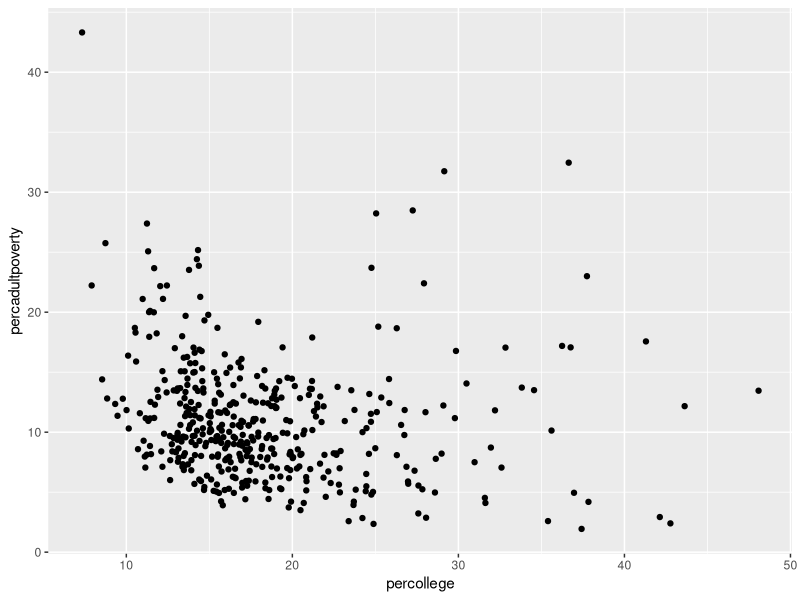
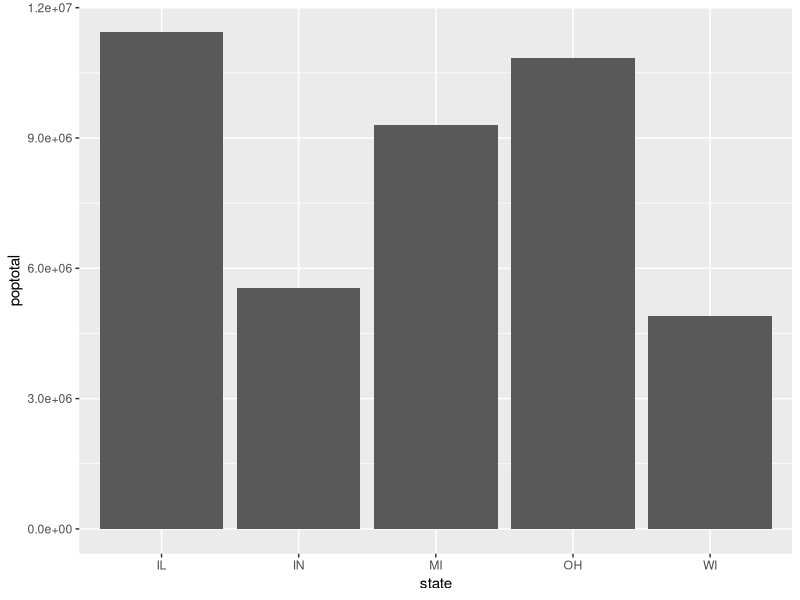
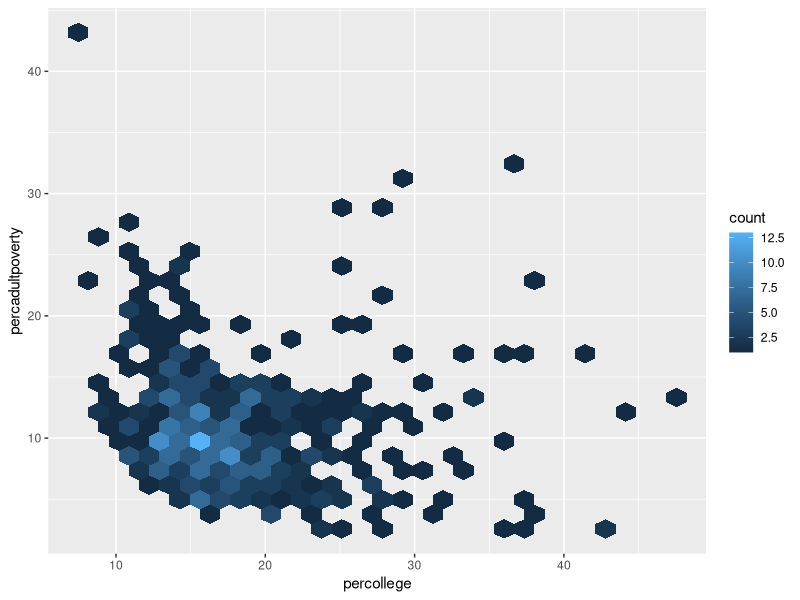
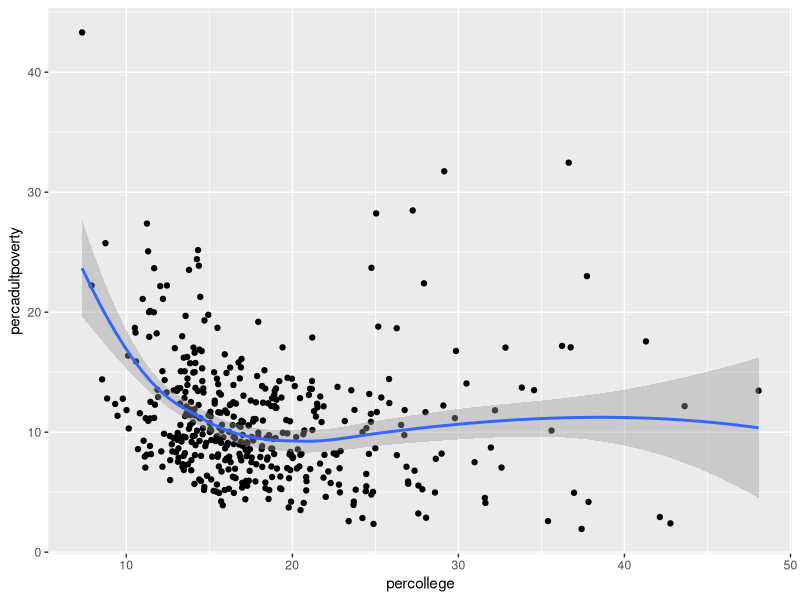
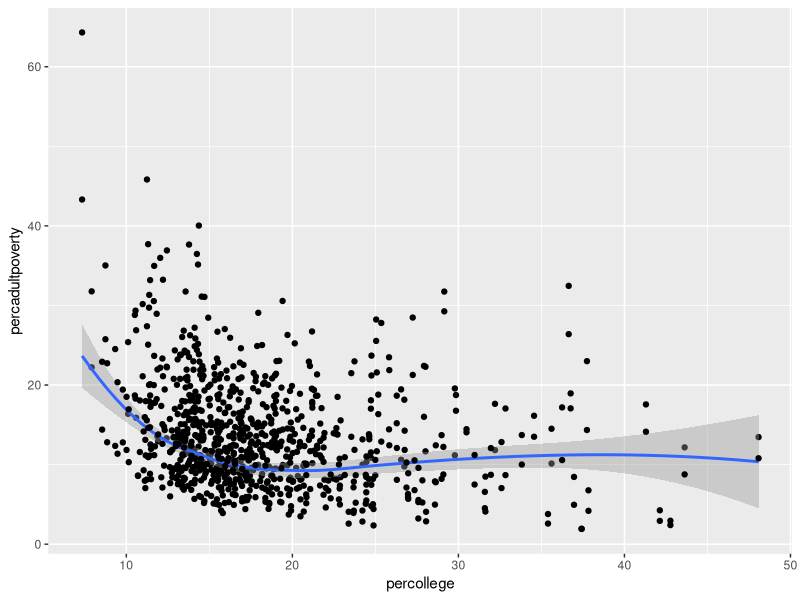
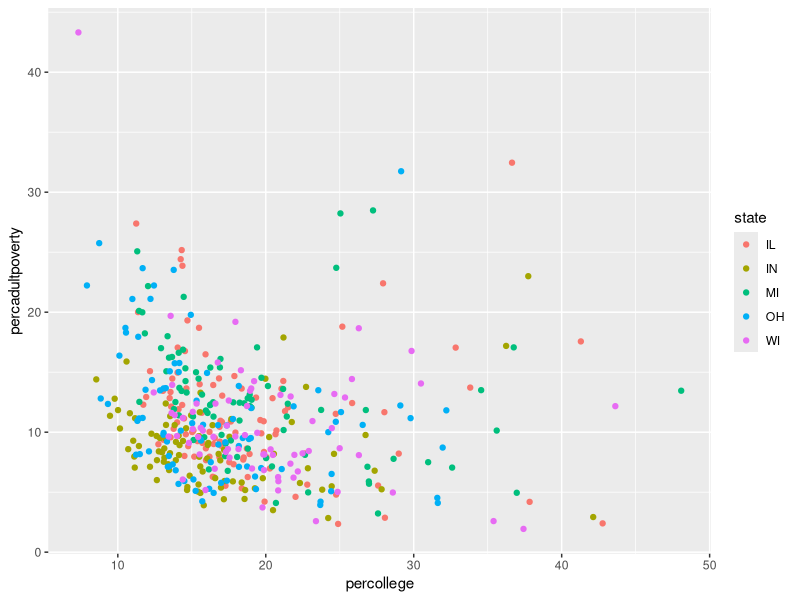
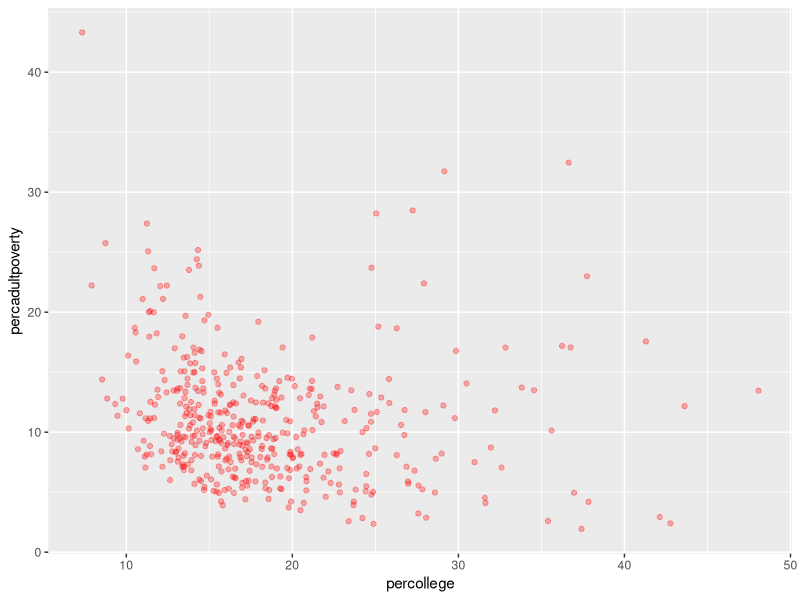

These figures' R source, in order:
# Install packages 
# install.packages("ggplot2")
install.packages("hexbin")  

# Load libraries
library(ggplot2)
library(hexbin)

# Load dataset
data("midwest", package = "ggplot2")
View(midwest)

# 1. Scatter plot
ggplot(data = midwest) + 
  geom_point(aes(x = percollege, y = percadultpoverty))

# 2. Bar chart (population by state)
ggplot(data = midwest) + 
  geom_col(aes(x = state, y = poptotal))

# 3. Hexbin plot 
ggplot(data = midwest) + 
  geom_hex(aes(x = percollege, y = percadultpoverty))

# 4. Scatter plot with smooth line
ggplot(data = midwest) + 
  geom_point(aes(x = percollege, y = percadultpoverty)) + 
  geom_smooth(aes(x = percollege, y = percadultpoverty))

# 5. Shared aesthetic mappings
ggplot(data = midwest, aes(x = percollege, y = percadultpoverty)) + 
  geom_point() +
  geom_smooth() +
  geom_point(aes(y = percchildbelowpovert))

# 6. Color mapping by state
ggplot(data = midwest) + 
  geom_point(aes(x = percollege, y = percadultpoverty, color = state))

# 7. Constant color + transparency
ggplot(data = midwest) + 
  geom_point(aes(x = percollege, y = percadultpoverty), 
             color = "red", 
             alpha = 0.3)
